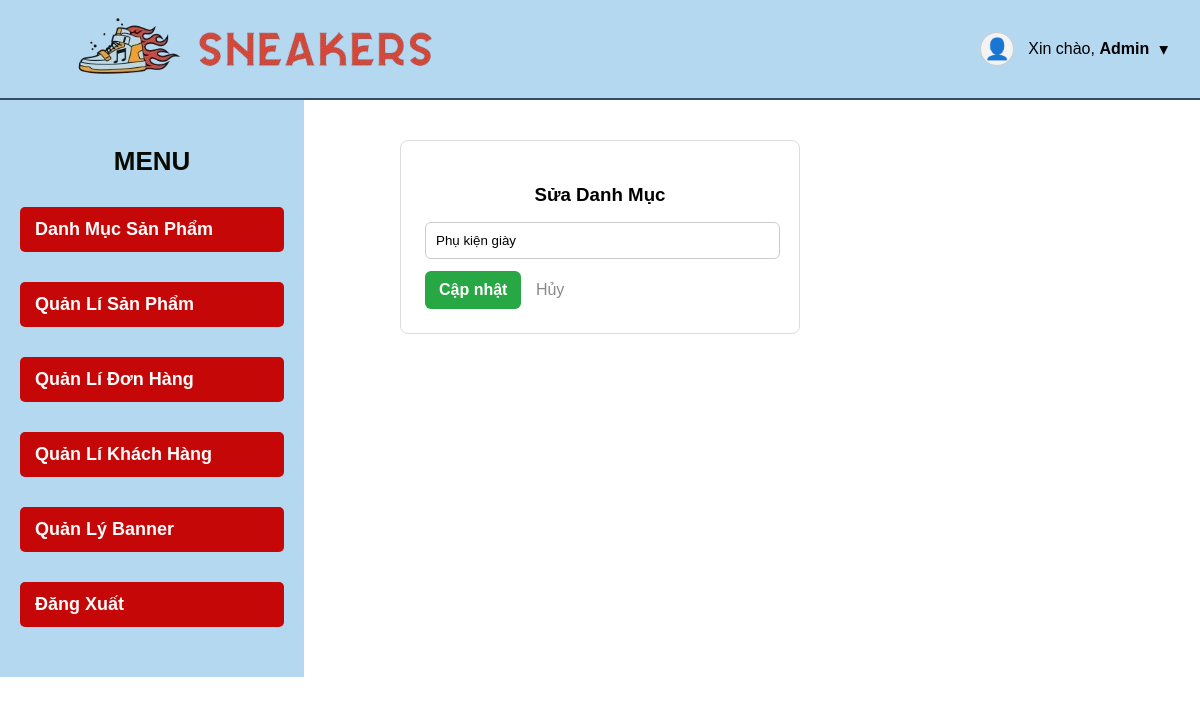
The app's page /backend/categories/category_edit.php?id=4, older data.
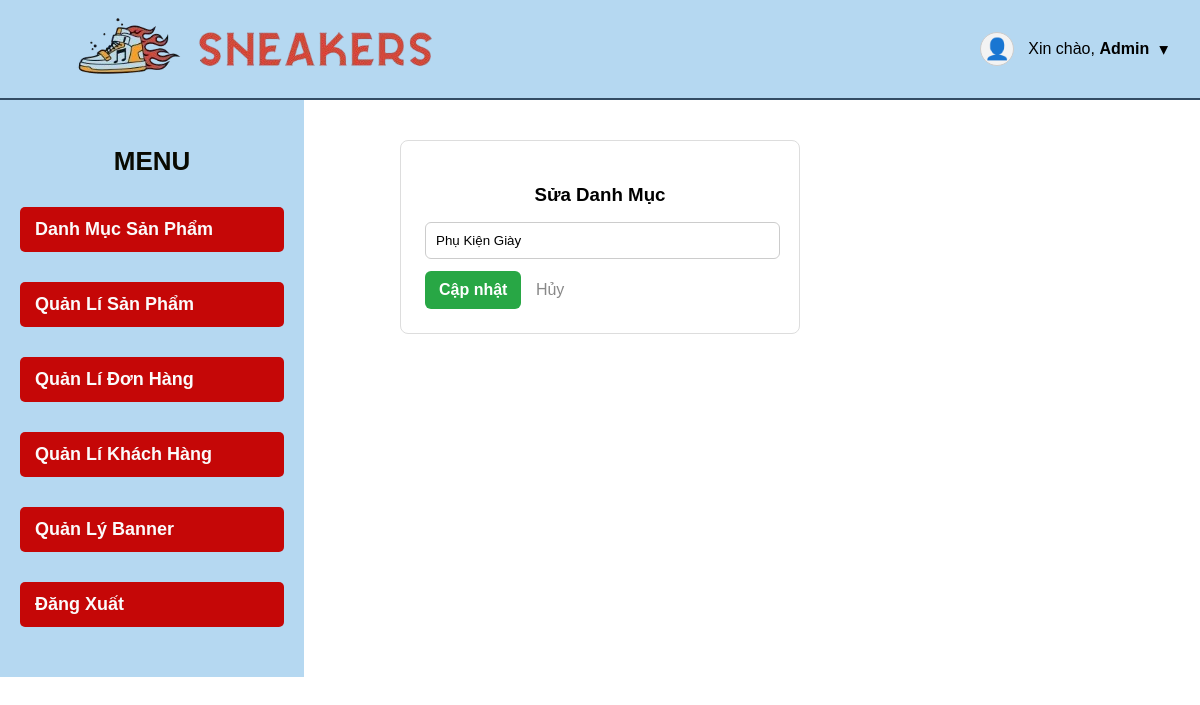
The same page, newer data.
### tables this page shows
CREATE TABLE Category (
    id INT AUTO_INCREMENT PRIMARY KEY,
    name VARCHAR(100) NOT NULL
);

### backend/database.php (called while the page is built, shortened)
<?php
class Database {
    public $host = "localhost";
    public $user = "root";
    public $pass = "";
    public $dbname = "sneakers";
    public $link;
    public function __construct() {
        $this->link->set_charset("utf8mb4");
    }
    private function connectDB() {
        $this->link = new mysqli($this->host, $this->user, $this->pass, $this->dbname);
    }
    public function select($query) {
        $result = $this->link->query($query) or die($this->link->error . __LINE__);
        if ($result->num_rows > 0) {
            return $result;
        } else {
            return false;
        }
    }
}
?>

### backend/categories/category_add.php (called while the page is built, shortened)
<?php
require_once __DIR__ . '/../database.php';
class Category {
    private $db;
    public function __construct() {
        $this->db = new Database();
    }
    public function get_category($id) {
    $id = intval($id);
    $query = "SELECT * FROM category WHERE id = $id";
    return $this->db->select($query);
}
}

### backend/categories/category_edit.php (the view, shortened to what this page needs)
<?php
require_once "category_add.php";
include "../../admin/header.php";
include "../../admin/slider.php";
$category = new Category();
$category_id = intval($_GET['id']);
$result = $category->get_category($category_id);
$row = $result ? $result->fetch_assoc() : null;
?>
<!DOCTYPE html>
<html lang="vi">
<head>
    <link rel="stylesheet" href="../../css/style_admin.css">
</head>
<body>
    <div class="form-wrapper">
        <h3>Sửa Danh Mục</h3>
        <form method="POST">
            <input type="text" name="category_name" value="<?php echo htmlspecialchars($row['name']); ?>" required>
            <button type="submit" class="btn-green">Cập nhật</button>
            <a href="../../admin/category.php">Hủy</a>
        </form>
    </div>
</body>
</html>

Row changes from the older to the newer data that the page shows:
changed category: category_name "Phụ kiện giày" → "Phụ Kiện Giày"
